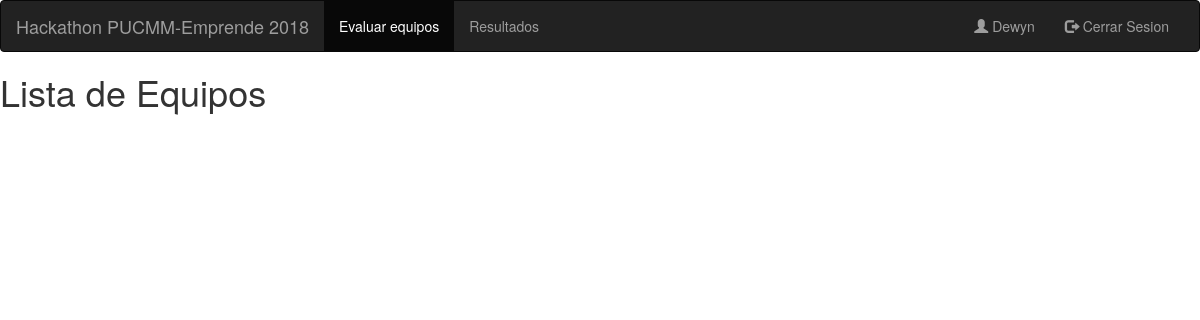
The page /equipos-evaluar/ (signed in) on the database as committed earlier.
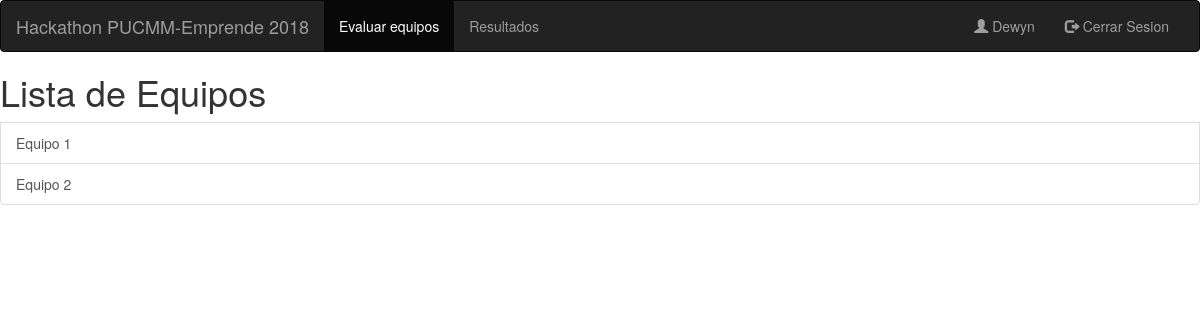
The same page on the database as committed later.
### evaluacion/models.py (models this page shows, shortened)
class Equipo(models.Model):
    nombre = models.CharField(max_length=15, null=False, blank=False)
    puntuacion = models.IntegerField(default=0)

### evaluacion/views.py (the view)
# urls.py: path('equipos-evaluar/', ListaEquiposEvaluar.as_view(), name='equipos-evaluar'),
class ListaEquiposEvaluar(LoginRequiredMixin, ListView):
    model = Equipo
    template_name = 'equipos_list.html'
    queryset = Equipo.objects.all()
    paginate_by = 25
    login_url = settings.LOGIN_URL

### evaluacion/templates/equipos_list.html (shortened to what this page needs)
{% load bootstrap3 %}
{% bootstrap_css %}
{% block navbar %}
    <nav class="navbar navbar-inverse">
        <div class="container-fluid">
            <div class="navbar-header">
                <a class="navbar-brand" >Hackathon PUCMM-Emprende 2018</a>
            </div>
            <div class="collapse navbar-collapse" id="myNavbar">
                <ul class="nav navbar-nav">
                    <li class="active"><a href="#">Evaluar equipos</a></li>
                    <li><a href="#">Resultados</a></li>
                </ul>
                <ul class="nav navbar-nav navbar-right">
                    <li><a href="#"><span class="glyphicon glyphicon-user"></span> {{ user.get_username | capfirst }}
                    </a></li>
                    <li><a href="/logout"><span class="glyphicon glyphicon-log-out"></span> Cerrar Sesion</a></li>
                </ul>
            </div>
        </div>
    </nav>
{% endblock %}
{% block content %}
    <div class="list-group">
        <h1>Lista de Equipos</h1>
        {% for e in object_list %}
            <a href="equipo/{{ e.id }}" class="list-group-item list-group-item-action"> {{ e.nombre }}</a>
        {% endfor %}
    </div>
{% endblock %}

Rows that differ between the two databases and show on the page:
added Equipo: nombre "Equipo 1"
added Equipo: nombre "Equipo 2"
